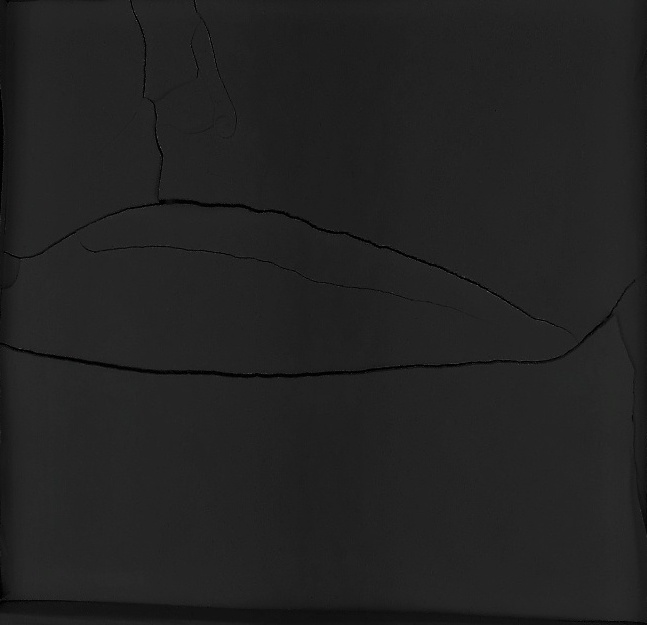
#> input picture code/file1.jpg, 647 x 625 px
$ python -i test.py   (imports and definitions only)
#> lines starting #> are read from the running program, lines starting #| are printed output that depends on the picture; after the words box and inside, x2 and y2 are one past the last pixel; in counts of white or black regions, pixels touching at a corner belong together
#Test File

import scipy.ndimage.morphology as m
import cv2
import numpy as np
from skimage import img_as_float
from skimage import io, color, morphology
import matplotlib.pyplot as plt

# [44 lines left out: functions thinning, thinning2, binary, not called in this run]

def select(file1):
#> called with file1 = 'file1.jpg'
    image = cv2.imread('file1.jpg')
#> image is the input picture: shape (625, 647, 3); mean B, G, R 34.3, 34.3, 34.3
    blur = cv2.medianBlur(image, 7)
    gray = cv2.cvtColor(blur, cv2.COLOR_BGR2GRAY)
    thresh = cv2.adaptiveThreshold(gray,255,cv2.ADAPTIVE_THRESH_GAUSSIAN_C, cv2.THRESH_BINARY,11,3)
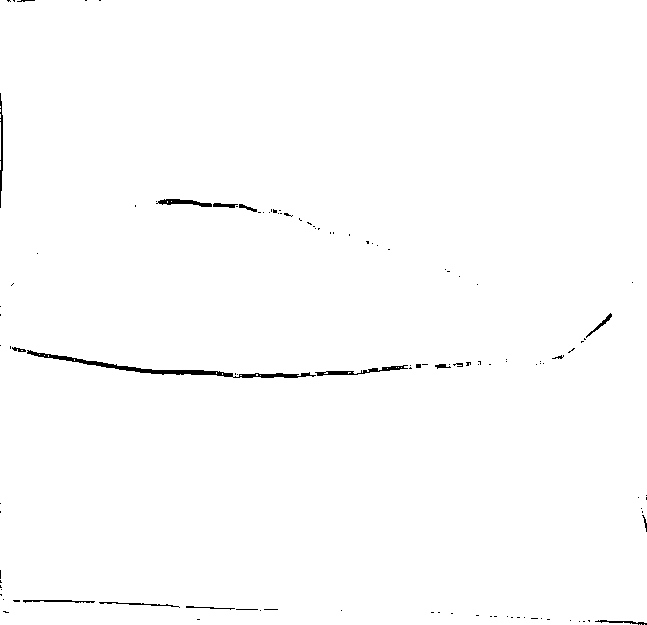
#> thresh: shape (625, 647); 99.3% white; 113 black regions (94 under 20 px), largest, box (x1, y1, x2, y2) and area: (27, 350, 316, 378) 1109, (315, 365, 408, 376) 293, (156, 199, 212, 207) 228

    canny = cv2.Canny(thresh, 120, 255, 1)
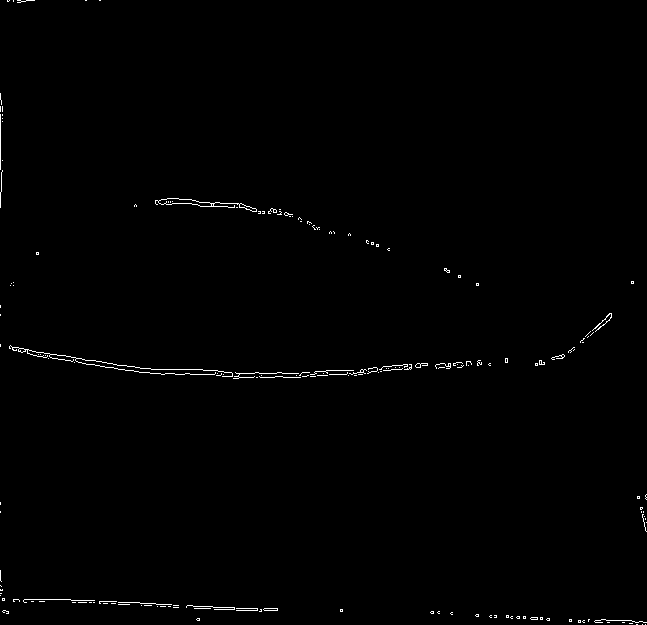
#> canny: shape (625, 647); 0.6% white in thin lines or dots
    kernel = cv2.getStructuringElement(cv2.MORPH_RECT, (5,5))
    opening = cv2.morphologyEx(canny, cv2.MORPH_CLOSE, kernel)
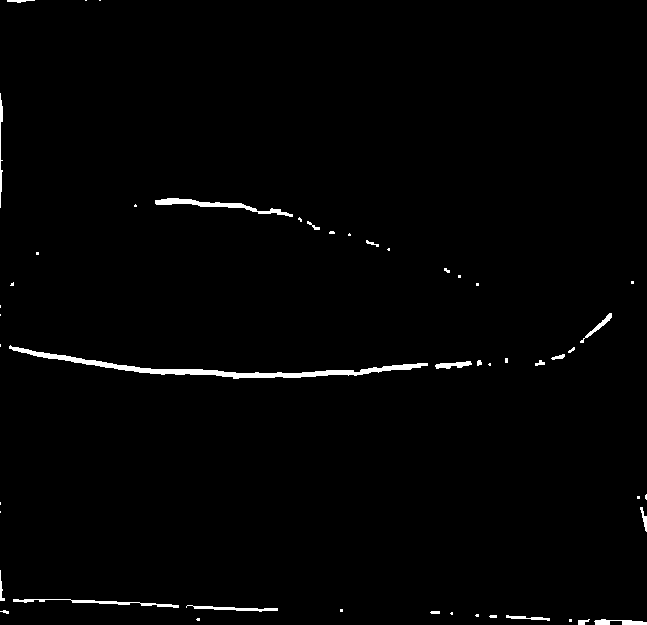
#> opening: shape (625, 647); 1.2% white; 49 white regions (27 under 20 px), largest, box (x1, y1, x2, y2) and area: (9, 345, 428, 379) 2106, (155, 198, 293, 217) 629, (13, 599, 179, 608) 398
    dilate = cv2.dilate(opening, kernel, iterations=2)
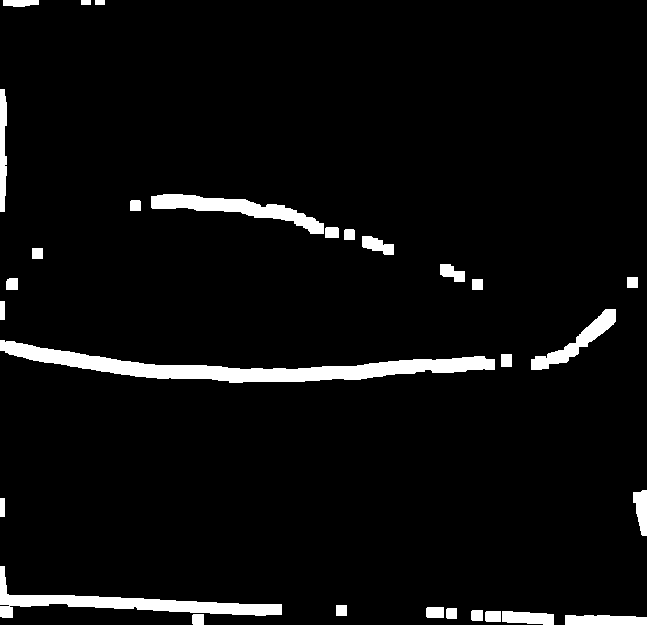
#> dilate: shape (625, 647); 4.9% white; 29 white regions

    cnts = cv2.findContours(dilate, cv2.RETR_TREE, cv2.CHAIN_APPROX_SIMPLE)
#> cnts = 29 contours; largest, box (x1, y1, x2, y2) and area: (0, 340, 495, 383) 6342, (0, 566, 282, 618) 3116, (151, 194, 324, 234) 2178, (531, 309, 616, 370) 1228, (565, 615, 647, 625) 671
    cnts = cnts[0] if len(cnts) == 2 else cnts[1]

    min_area = 3000
    for c in cnts:
        area = cv2.contourArea(c)
        if area > min_area:
            cv2.drawContours(image, [c], -1, (36, 255, 12), 2)
#> this loop made 29 passes
#> area on passes 1, 2, 3, 4, 5, 6, 7, 9, 11, 13, 14, 17: 671, 109, 523, 149, 109, 99, 169, 3116.5, 402.5, 6342, 1228, 117
#> (c, area) on passes 8, 10, 12, 15, 16, 18: ([[336, 605], [336, 615], [346, 615], [346, 605]], 100), ([[0, 498], [0, 516], [4, 516], [4, 498]], 72), ([[501, 354], [501, 366], [511, 366], [511, 354]], 120), ([[0, 301], [0, 319], [4, 319], [4, 301]], 72), ([[472, 279], [472, 289], [482, 289], [482, 279]], 100), ([[627, 277], [627, 287], [637, 287], [637, 277]], 100)
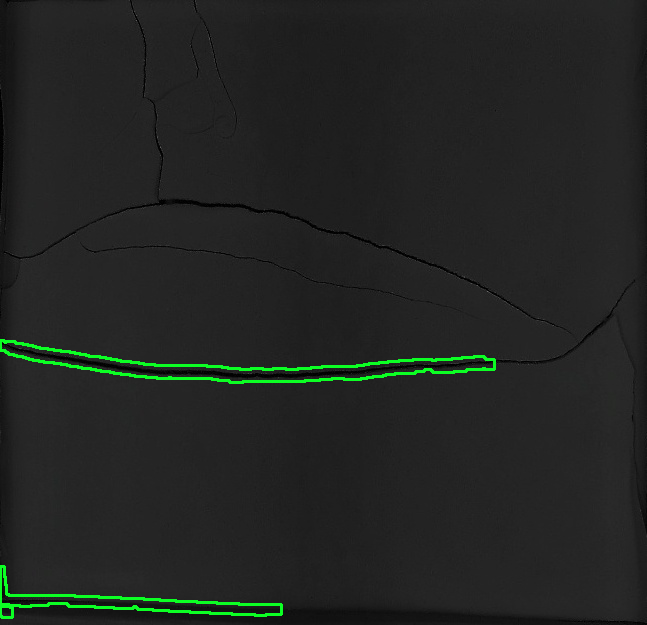
#> image: shape (625, 647, 3); 1.3% of pixels changed, all inside (x1, y1, x2, y2) = (0, 339, 496, 619)

    cv2.imshow('image', image)
    cv2.imwrite('image.png', image)
    cv2.waitKey(0)

def enlarge(fileName):
    img = cv2.imread(fileName)
    cv2.imwrite("file3.jpg", cv2.resize(img, (800,800)))

# [76 lines left out: functions dilate, erode, skel, skeletonize, skeletonize2, not called in this run]

#############################################MAIN###################################
# [2 lines not run here, left out]
filename = 'file2.jpg'
selection = False
roi = []
# [1 line that did not run here, left out]
# [1 line that did not run here, left out]
# [1 line not run here, left out]
# [14 lines left out: function roi_selection, not called in this run]

image_read_path=filename
window_name='Input Image'
window_crop_name='Cropped Image'
esc_keycode=27
wait_time=1
# [62 lines not run here, left out]

>>> result = select('file1.jpg')
